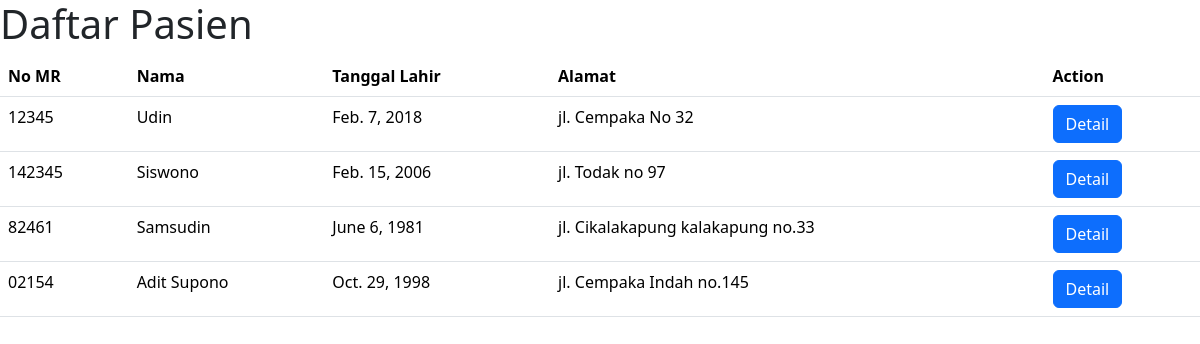
The app's page /pasien/ with its own data.
### pasien/models.py (models this page shows, shortened)
class Pasien (models.Model):
    no_mr = models.CharField(max_length=20, unique=True)
    nama= models.CharField(max_length=50)
    tgl_lahir=models.DateField()
    alamat=models.TextField()

### pasien/views.py (the view)
# urls.py: path('pasien/', views.pasien_list, name='pasien_list'),
def pasien_list(request):
    pasien_list=Pasien.objects.all()
    return render(request,'pasien_list.html',{'pasien_list': pasien_list})

### templates/pasien_list.html (shortened to what this page needs)
<!DOCTYPE html>
<html lang="en">
  <head>
    <link href="https://cdn.jsdelivr.net/npm/bootstrap@5.3.3/dist/css/bootstrap.min.css" rel="stylesheet">
  </head>
  <body>
    <h1>Daftar Pasien</h1>
    <table class="table">
        <thead>
            <tr>
                <th>No MR</th>
                <th>Nama</th>
                <th>Tanggal Lahir</th>
                <th>Alamat</th>
                <th>Action</th>
            </tr>
        </thead>
        <tbody>
            {% for pasien in pasien_list %}
            <tr>
                <td>{{ pasien.no_mr }}</td>
                <td>{{ pasien.nama }}</td>
                <td>{{ pasien.tgl_lahir }}</td>
                <td>{{ pasien.alamat }}</td>
                <td>
                    <button type="button" class="btn btn-primary"  data-bs-toggle="modal" data-bs-target="#exampleModal" data-url="{% url 'pasien_detail' pasien.pk %}">
                        Detail
                    </button>
                </td>
            </tr>
            {% endfor %}
        </tbody>
    </table>
  </body>
</html>

### records on screen
Pasien: no_mr "12345", nama "Udin", tgl_lahir "Feb. 7, 2018", alamat "jl. Cempaka No 32"
Pasien: no_mr "142345", nama "Siswono", tgl_lahir "Feb. 15, 2006", alamat "jl. Todak no 97"
Pasien: no_mr "82461", nama "Samsudin", tgl_lahir "June 6, 1981", alamat "jl. Cikalakapung kalakapung no.33"
Pasien: no_mr "02154", nama "Adit Supono", tgl_lahir "Oct. 29, 1998", alamat "jl. Cempaka Indah no.145"
